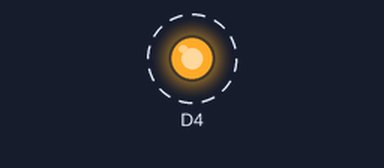
The sketch below on a simulated ESP8266 (NodeMCU). On the bench: output pins drawn as LEDs (lit = HIGH). Dashed ring = blinking. What the sketch prints to the serial monitor is not drawn.

Above: at 0.2 s.
Timing chart, 0 to 3.0 s (numbered marks = the images above):
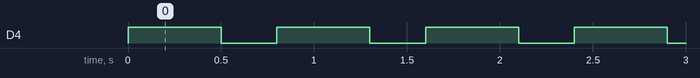

Measured:
- by itself, D4: alternates HIGH for 0.50 s and LOW for 0.30 s

The sketch:

blink.ino
```cpp
#include "Blink.h"

Blink blink(D4);

void setup() {
  Serial.begin(115200);
  Serial.println("\nBlink Version 1.0 Minhyuk Nam");
}

void loop() {
  blink.on(500);
  blink.off(300);
}
```

Blink.cpp
```cpp
/*
   Blink.cpp - Library for blinking led light.
   Created by Minhyuk Nam, March 9, 2018.
   Released into the public domain.
 */

#include "Arduino.h"
#include "Blink.h"

Blink::Blink(int pin){
  pinMode(pin, OUTPUT);   // initialize digital pin as an output.
  _pin = pin;
}

void Blink::on(int time){
  digitalWrite(_pin, HIGH);   // turn the LED on (HIGH is the voltage level)
  delay(time);   // wait for a second
}

void Blink::off(int time){
  digitalWrite(_pin, LOW);   // turn the LED off by making the voltage LOW
  delay(time);   // wait for a second
}
```

Blink.h
```cpp
/*
   Blink.h - Library for blink led light.
   Created by Minhyuk Nam, March 9, 2018.
   Released into the public domain.
*/

#ifndef Blink_h
#define Blink_h

#include "Arduino.h"

class Blink
{
  public:
    Blink(int pin);
    void on(int time);
    void off(int time);
  private:
    int _pin;
};

#endif
```
